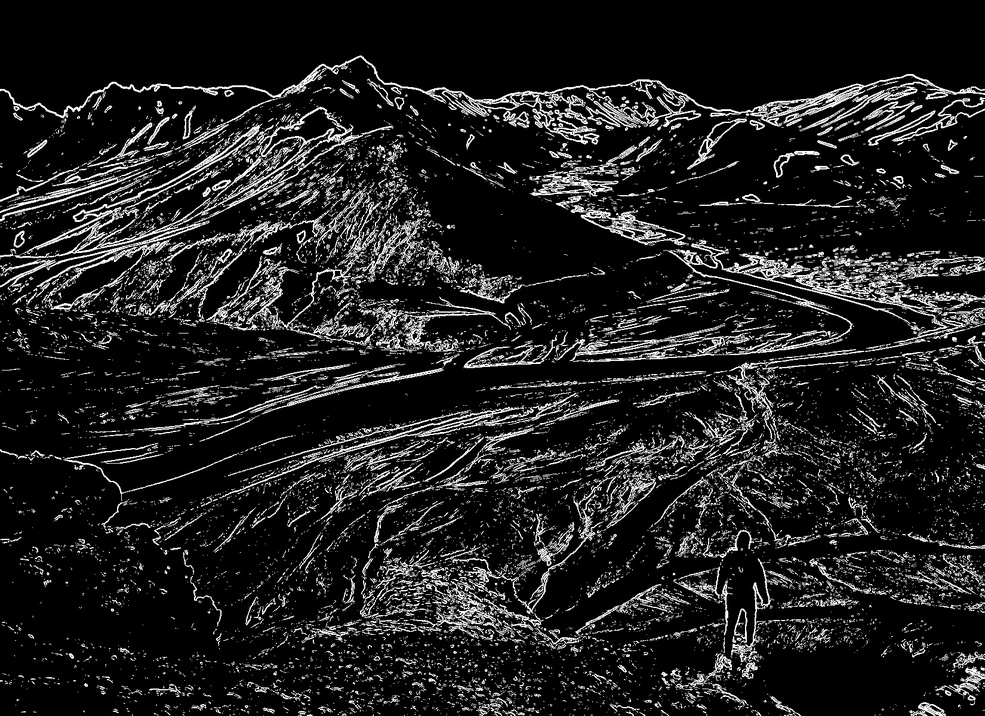
#> input picture hw2/result1.jpg, 985 x 716 px, shrunk from 1650 x 1200 before the run, found by its file name
$ python prob1.py
#> lines starting #> are read from the running program, lines starting #| are printed output that depends on the picture
#!/usr/bin/env python
# coding: utf-8

# In[36]:


import numpy as np
import cv2
import matplotlib.pyplot as plt
import math


# In[37]:


# Problem 1(a)
def Histogram(img):

    gray_scale_count = [0] * 256
    for i in range(img.shape[0]):
        for j in range(img.shape[1]):
            gray_scale_count[img[i][j]] += 1

    index = np.arange(256)
    plt.bar(index,gray_scale_count)
    plt.grid(True)
    plt.show()

    return gray_scale_count


# In[38]:


# Problem 1(b)
def Global_histogram_equalization(img):
    gray_scale_count = [0] * 256

    for i in range(img.shape[0]):
        for j in range(img.shape[1]):
            gray_scale_count[img[i][j]] += 1

    total_pixel = img.shape[0]*img.shape[1]
    accumulator = 0
    look_up_table = [0] * 256
    for i in range(256):
        accumulator += gray_scale_count[i]
        look_up_table[i] = (accumulator/total_pixel) * 255


    result_image = np.zeros((img.shape[0],img.shape[1]),dtype='uint8')
    for i in range(img.shape[0]):
        for j in range(img.shape[1]):
            #print(look_up_table)
            result_image[i][j] = look_up_table[img[i][j]]

    Histogram(result_image)

    return result_image


# In[39]:


# Problem 1(c)
def Local_histogram_equalization(img, window_size):

    neightbor_length = (window_size-1) // 2

    padded_img = np.zeros((img.shape[0]+2*neightbor_length,img.shape[1]+2*neightbor_length), dtype = 'uint8')
    padded_img[neightbor_length:neightbor_length+img.shape[0], neightbor_length:neightbor_length+img.shape[1]] = img

    result_image = np.zeros(img.shape, dtype='uint8')
    total_pixels = window_size * window_size
    for i in range(neightbor_length, neightbor_length+img.shape[0]):
        for j in range(neightbor_length, neightbor_length+img.shape[1]):

            compare_result = (padded_img[i-neightbor_length:i+neightbor_length+1,j-neightbor_length:j+neightbor_length+1] <= padded_img[i][j])
            #print(compare_result)
            rank = np.sum(compare_result)
            #region_max = np.max(padded_img[i-neightbor_length:i+neightbor_length+1,j-neightbor_length:j+neightbor_length+1])
            #region_min = np.min(padded_img[i-neightbor_length:i+neightbor_length+1,j-neightbor_length:j+neightbor_length+1])

            #result_image[i-neightbor_length][j-neightbor_length] =  (rank / total_pixels) * (region_max-region_min) + region_min
            result_image[i-neightbor_length][j-neightbor_length] = (rank / total_pixels) * 255
            #print(i, j, rank, region_min, region_max)
    result_image = result_image.astype('uint8')

    return result_image


# In[40]:


# Problem 1(e)
def log_transform(img, a):
    result_img = np.zeros(shape=img.shape)

    for i in range(img.shape[0]):
        for j in range(img.shape[1]):
            result_img[i][j] = math.log(1+a*(img[i][j]/255.0)) / math.log(2)

    result_img = (result_img * 255.0).astype('uint8')

    return result_img

def inverse_log_transform(img):
    result_img = np.ones(shape=img.shape)
    result_img = result_img - (img/255.0)
    result_img = (result_img * 255.0).astype('uint8')

    return result_img

def power_law_transform(img, p):
    result_img = np.zeros(shape=img.shape)
    result_img = (img/255.0) ** p
    result_img = (result_img * 255.0).astype('uint8')

    return result_img


# In[41]:


# load image
path1 = 'result1.jpg'
img_result1 = cv2.imread(path1, cv2.IMREAD_GRAYSCALE)
#> img_result1 is the input picture: shape (716, 985); min 0, max 255, mean 31.7
path2 = 'sample3.jpg'
img_sample3 = cv2.imread(path2, cv2.IMREAD_GRAYSCALE)
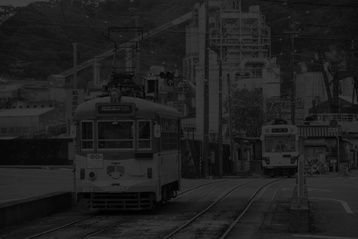
#> input picture hw1_r08922122/sample3.jpg, 358 x 239 px, shrunk from 600 x 400 before the run
#> img_sample3 is the input picture: shape (239, 358); min 0, max 65, mean 31.3


# In[42]:


# Problem 1(a)
result_image_1 = Histogram(img_result1)
#> result_image_1 = 256 values, max 350794 at index 0, min 434 at index 222, mean 2754.9
result_image_2 = Histogram(img_sample3)
#> in Histogram (call 2), `plt.show()`:
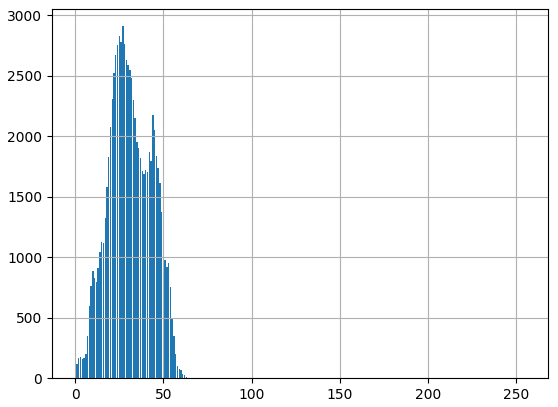
#> figure drawn by matplotlib, 1 panel; tallest bar 2910 high, from x = 26.6 to 27.4
#> result_image_2 = 256 values, max 2910 at index 27, min 0 at index 66, mean 334.2


# In[43]:


# Problem 1(b)
result_image = Global_histogram_equalization(img_sample3)
#> after the loop in Global_histogram_equalization, `for i in range(img.shape[0]):`:
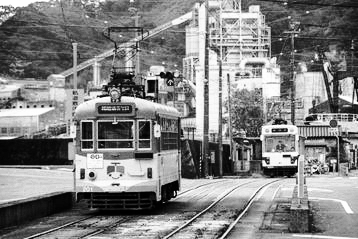
#> result_image: shape (239, 358); min 0, max 255, mean 129.9
cv2.imwrite('result5.jpg', result_image)


# In[44]:


# Problem 1(c)
result_image = Local_histogram_equalization(img_sample3 , 9)
#> after the loop in Local_histogram_equalization, `for i in range(neightbor_length, neightbor_length+img.shape[0]):`:
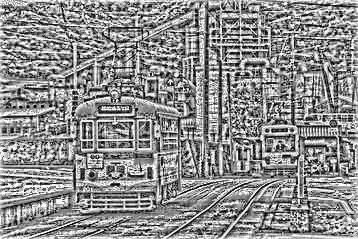
#> result_image: shape (239, 358); min 3, max 255, mean 141
Histogram(result_image)
cv2.imwrite('result6.jpg', result_image)


# In[45]:


# Problem 1(e)

img_result7 = log_transform(img_sample3,3)
#> after the loop in log_transform, `for i in range(img.shape[0]):`:
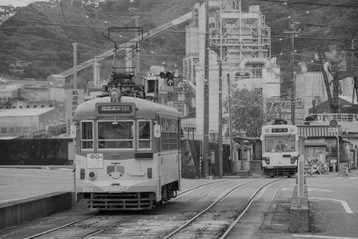
#> result_img: shape (239, 358) float64; min 0, max 0.819, mean 0.444
img_result8 = inverse_log_transform(img_result7)
img_result9 = power_law_transform(img_sample3, 0.5)
#> in power_law_transform, `result_img = (img/255.0) ** p`:
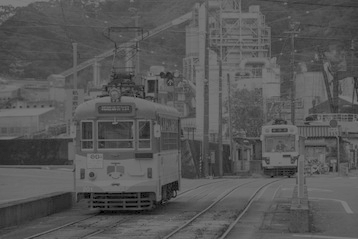
#> result_img: shape (239, 358) float64; min 0, max 0.505, mean 0.342

Histogram(img_sample3)
Histogram(img_result7)
Histogram(img_result8)
Histogram(img_result9)
#> in Histogram (call 8), `plt.show()`:
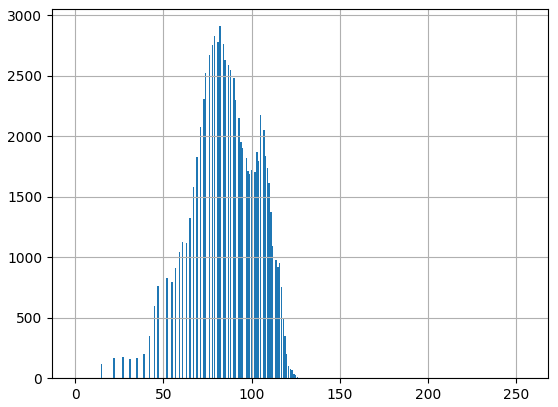
#> figure drawn by matplotlib, 1 panel; tallest bar 2910 high, from x = 81.6 to 82.4

cv2.imwrite('result7.jpg', img_result7)
cv2.imwrite('result8.jpg', img_result8)
cv2.imwrite('result9.jpg', img_result9)
